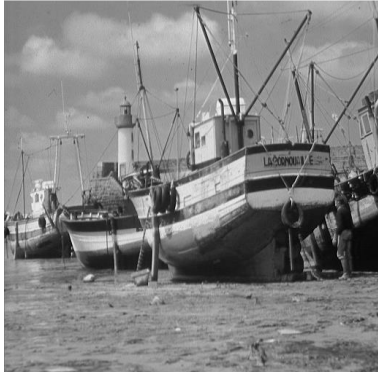
#> input picture lab01/boat.png, 378 x 372 px
$ python Hist_qualization.py
#> lines starting #> are read from the running program, lines starting #| are printed output that depends on the picture
import skimage.io as io
import numpy as np
from skimage import exposure
import matplotlib.pyplot as plt


def ploth(hist,b_c):
    plt.figure(figsize=(10, 4))
    plt.bar(b_c, hist, width=1)
    plt.title('Histogram of the Image')
    plt.xlabel('Pixel Intensity')
    plt.ylabel('Frequency')
    plt.show()


origin_img = io.imread('boat.png')
#> origin_img is the input picture: shape (372, 378, 4); mean R, G, B, A 130.4, 130.4, 130.4, 255
origin_hist, bin_centers = exposure.histogram(origin_img)
#> origin_hist = 251 values, max 145080 at index 250, min 0 at index 235, mean 2240.9; bin_centers = 251 values from 5 to 255
# ploth(origin_hist, bin_centers)


#cast to range 0-1: is it neccesary to do so for discreate hist qualization?
img_in_float_range = origin_img / 255.0
total_pixels=origin_img.sum()
#> total_pixels = 90878451
float_hist, gray_scales = exposure.histogram(img_in_float_range)
#> float_hist = 256 values, max 145080 at index 255, min 0 at index 42, mean 2197.1; gray_scales = 256 values from 0.0215 to 0.998

# Normalize the histogram - instaed of pixel values I have the rare of each grayscale value
#  פונקציית הצפיפות = probability_mass= normalize histogram
total_pixels=float_hist.sum()
#> total_pixels = 562464
norm_hist = float_hist / total_pixels
#> norm_hist = 256 values, max 0.258 at index 255, min 0 at index 42, mean 0.00391
y=np.linspace(0,1,256)
ploth(norm_hist, y)
#> in ploth, `plt.show()`:
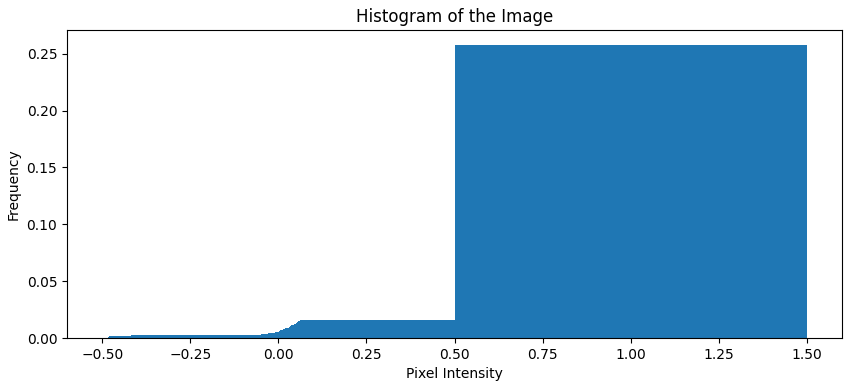
#> figure drawn by matplotlib, 1 panel; tallest bar 0.258 high, from x = 0.5 to 1.5

# Calculate the cumulative sum (cumulative distribution function)
#original=[a, b, c, d]
#cumsum=[a, a+b, a+b+c, a+b+c+d]
#cdf=cumulative distribution function = פונקציית ההתפלגות המצטברת
cdf = np.cumsum(norm_hist)
#> cdf = 256 values from 1.07e-05 to 1


avg_pixels_on_grayscales_in_the_normilize_hist=cdf[-1] / len(gray_scales)
#> avg_pixels_on_grayscales_in_the_normilize_hist = 0.00391
#> (the run stopped early here; a loop or call above may not have finished)

$ run again, with lab01/liftingbody.png copied over lab01/boat.png
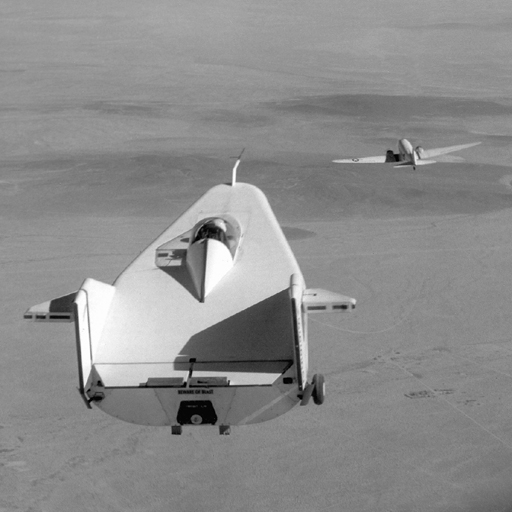
#> input picture lab01/liftingbody.png, 512 x 512 px
#> origin_img is the input picture: shape (512, 512); min 0, max 255, mean 140.3
#> origin_hist = 256 values, max 7168 at index 139, min 22 at index 15, mean 1024; bin_centers = 256 values from 0 to 255
#> `total_pixels=origin_img.sum()`: total_pixels = 36778572
#> float_hist has the same summary as origin_hist; gray_scales = 256 values from 0.00195 to 0.998
#> `total_pixels=float_hist.sum()`: total_pixels = 262144
#> norm_hist = 256 values, max 0.0273 at index 139, min 8.39e-05 at index 15, mean 0.00391
#> in ploth, `plt.show()`:
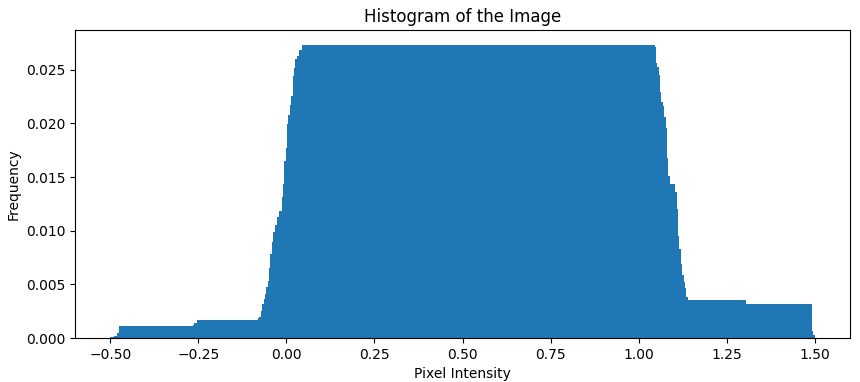
#> figure drawn by matplotlib, 1 panel; tallest bar 0.0273 high, from x = 0.0451 to 1.05
#> cdf = 256 values from 9.16e-05 to 1
#> avg_pixels_on_grayscales_in_the_normilize_hist = 0.00391

$ run again, with lab01/rice.png copied over lab01/boat.png
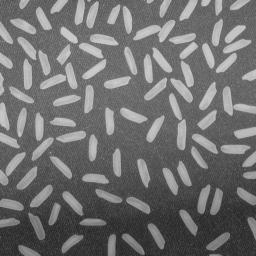
#> input picture lab01/rice.png, 256 x 256 px
#> origin_img is the input picture: shape (256, 256); min 40, max 204, mean 111.2
#> origin_hist = 165 values, max 1419 at index 64, min 15 at index 163, mean 397.2; bin_centers = 165 values from 40 to 204
#> `total_pixels=origin_img.sum()`: total_pixels = 7290671
#> float_hist = 256 values, max 1419 at index 99, min 0 at index 2, mean 256; gray_scales = 256 values from 0.158 to 0.799
#> `total_pixels=float_hist.sum()`: total_pixels = 65536
#> norm_hist = 256 values, max 0.0217 at index 99, min 0 at index 2, mean 0.00391
#> in ploth, `plt.show()`:
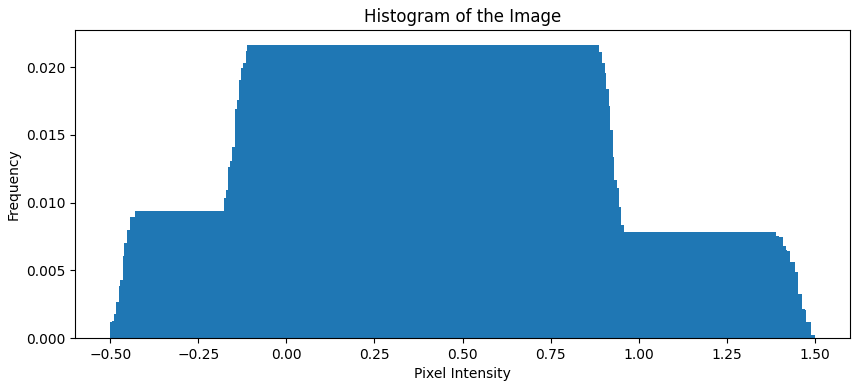
#> figure drawn by matplotlib, 1 panel; tallest bar 0.0217 high, from x = -0.112 to 0.888
#> cdf = 256 values from 0.00119 to 1
#> avg_pixels_on_grayscales_in_the_normilize_hist = 0.00391

$ run again, with lab01/barbara.tif saved as lab01/boat.png
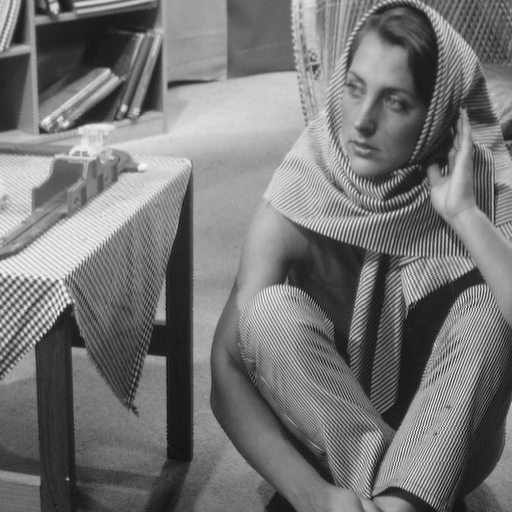
#> input picture lab01/barbara.tif, 512 x 512 px
#> origin_img is the input picture: shape (512, 512, 3); min 12, max 246, mean 117.4
#> origin_hist = 235 values, max 6651 at index 147, min 0 at index 1, mean 3346.5; bin_centers = 235 values from 12 to 246
#> `total_pixels=origin_img.sum()`: total_pixels = 92321418
#> float_hist = 256 values, max 6651 at index 160, min 0 at index 1, mean 3072; gray_scales = 256 values from 0.0489 to 0.963
#> `total_pixels=float_hist.sum()`: total_pixels = 786432
#> norm_hist = 256 values, max 0.00846 at index 160, min 0 at index 1, mean 0.00391
#> in ploth, `plt.show()`:
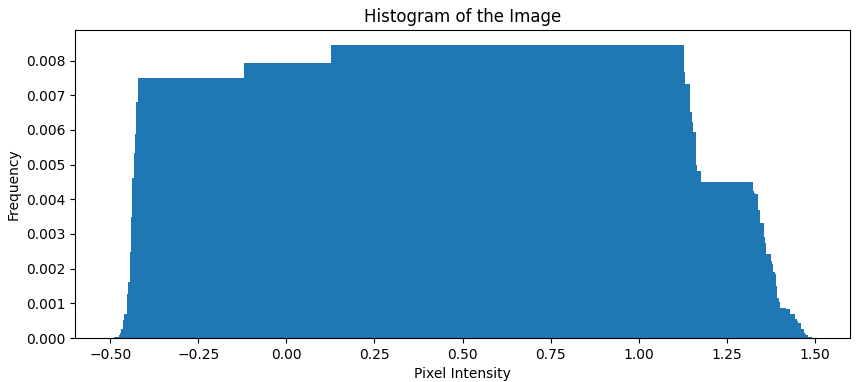
#> figure drawn by matplotlib, 1 panel; tallest bar 0.00846 high, from x = 0.127 to 1.13
#> cdf = 256 values from 7.63e-06 to 1
#> avg_pixels_on_grayscales_in_the_normilize_hist = 0.00391
